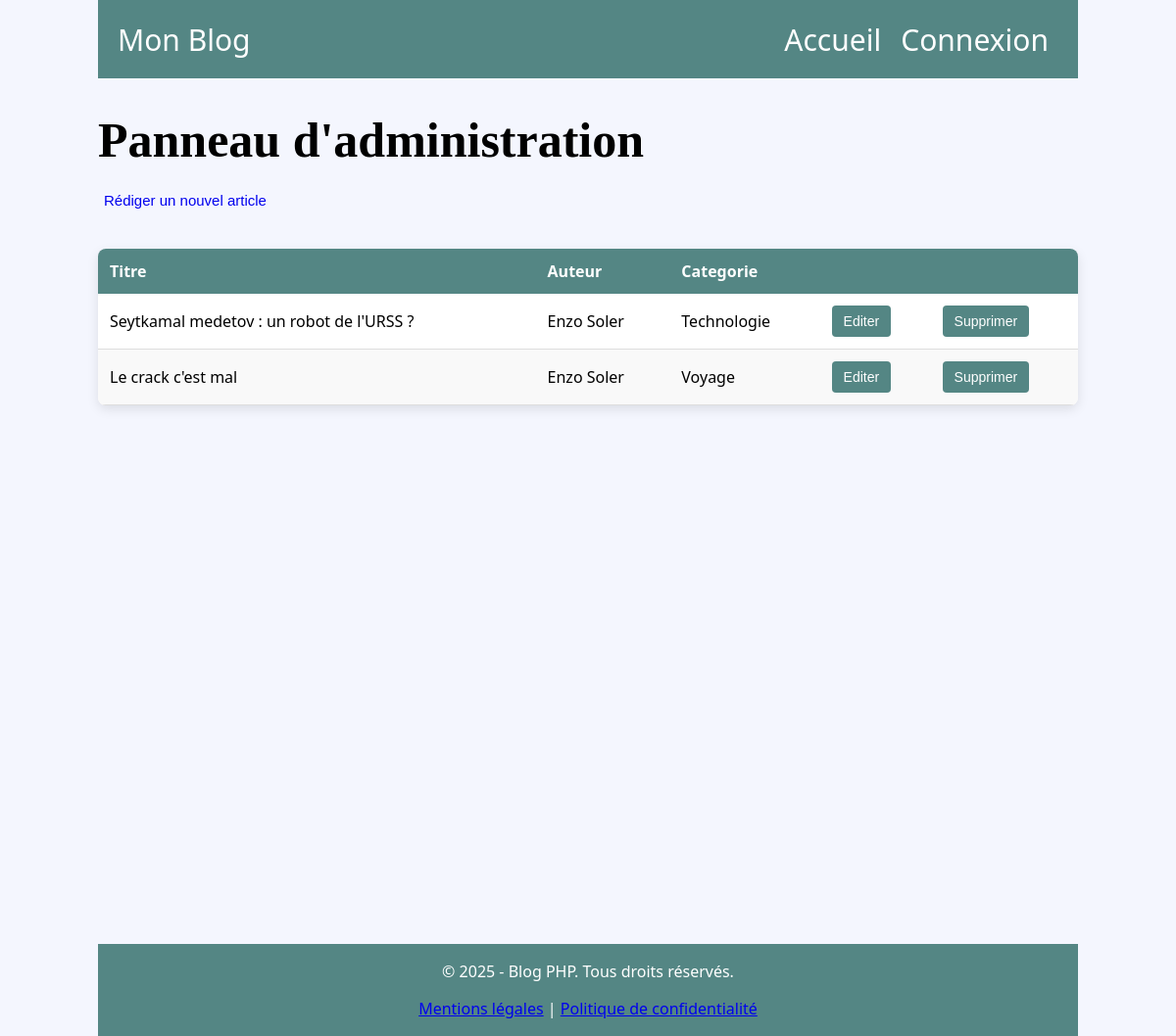
The app's page /admin.php, older data.
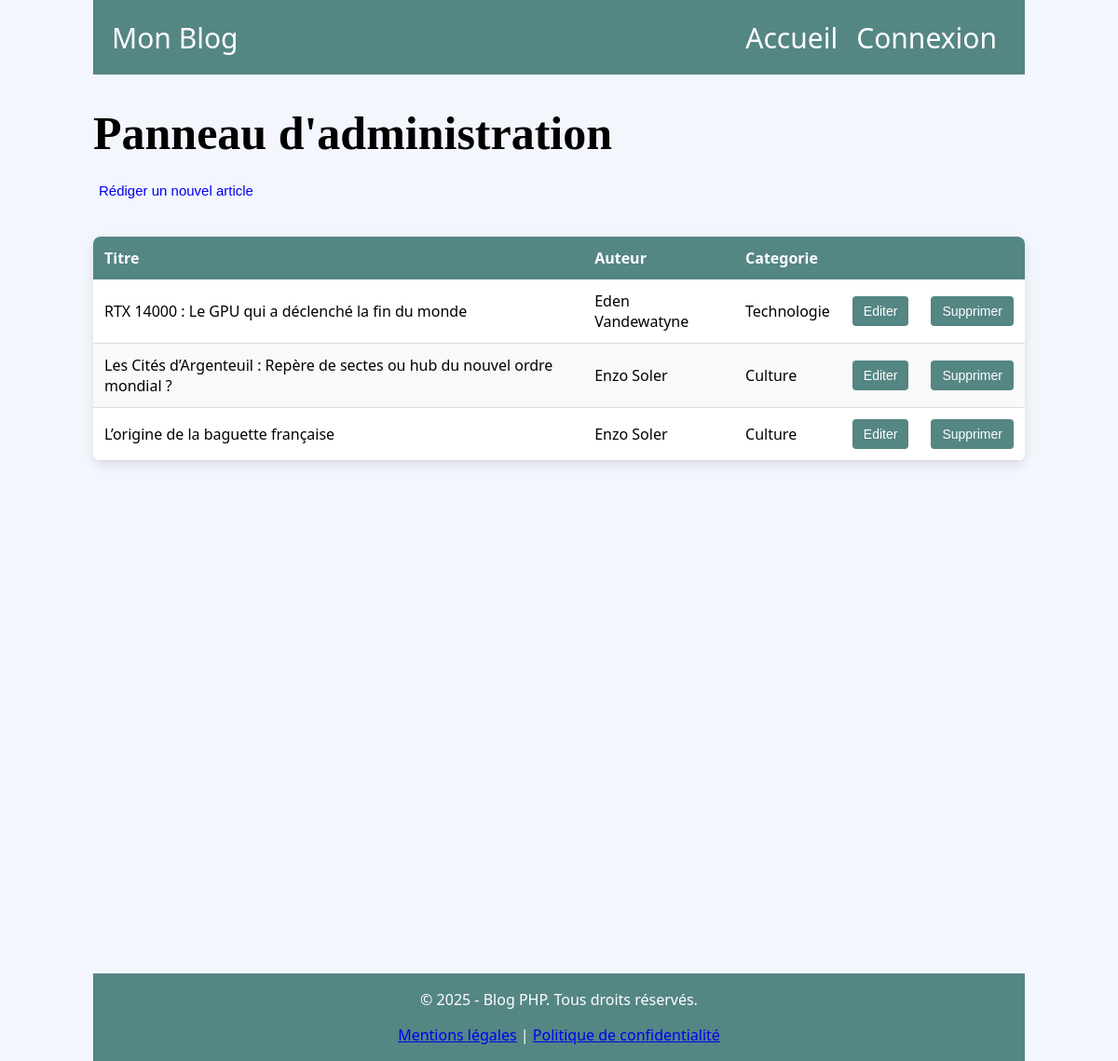
The same page, newer data.
### tables this page shows
CREATE TABLE `posts` (
  `id` int(11) NOT NULL,
  `titre` varchar(255) NOT NULL,
  `contenu` text NOT NULL,
  `date_creation` datetime DEFAULT CURRENT_TIMESTAMP,
  `auteur_id` int(11) DEFAULT NULL,
  `categorie_id` int(11) DEFAULT NULL
);

CREATE TABLE `categories` (
  `id` int(11) NOT NULL,
  `name` varchar(100) NOT NULL
);

### admin.php (the view, shortened to what this page needs)
<html>
    <head>
        <link rel="stylesheet" type="text/css" href="style.css">
    </head>
    <body>
        <?php
            include("include/header.php");
            include("include/basedonnee.php");
        ?>
        <h1>Panneau d'administration</h1>
        <button class="add"><a href="addarticle.php">Rédiger un nouvel article</a></button>
        <table>
            <thead>
                <tr>
                    <th>Titre</th>
                    <th>Auteur</th>
                    <th>Categorie</th>
                    <th></th>
                    <th></th>
                </tr>
            </thead>
            <tbody>
                <?php
                    $sql = "SELECT *, posts.id AS post_id, admin.prenom AS auteur_prenom, admin.nom AS auteur_nom, categories.name AS categorie
                            FROM posts
                            JOIN admin
                                ON posts.auteur_id = admin.id
                            JOIN categories
                                ON posts.categorie_id = categories.id";
                    $query = $pdo->query($sql);
                    $results = $query->fetchAll(PDO::FETCH_ASSOC);
                    foreach ($results as $row) {
                        ?>
                            <tr>
                                <td><?php echo $row["titre"]; ?></td>
                                <td><?php echo $row["auteur_prenom"] ." "   .$row["auteur_nom"]?></td>
                                <td><?php echo $row["categorie"] ?></td>
                                <td><button><a href="edit.php?id=<?php echo $row["post_id"] ?>">Editer</a></button></td>
                                <td><button><a href="delete.php?id=<?php echo $row["post_id"]; ?>">Supprimer</a></button></td>
                            </tr>
                        <?php
                    }
                ?>
            </tbody>
        </table>
    </body>
    <?php
        include("include/footer.php");
    ?>
</html>

### include/header.php (shortened to what this page needs)
<header>
    <nav>
        <p class="blog">Mon Blog</p>
        <ul class="nav-links">
            <li>
                <a href="index.php">Accueil</a>
            </li>
            <li class="menu-admin">
                <?php if (isset($_SESSION["admin_id"])): ?>
                    <a href="admin.php">Admin</a>
                    <a href="logout.php">Déconnexion</a>
                    <p>Connecté en tant que <?= $_SESSION["admin_prenom"] ?> <?= $_SESSION["admin_nom"] ?></p>
                <?php else: ?>
                    <a href="login.php">Connexion</a>
                <?php endif; ?>
            </li>
        </ul>
    </nav>
</header>

### include/footer.php
<footer>
    <p>&copy; <?php echo date("Y"); ?> - Blog PHP. Tous droits réservés.</p>
    <p><a href="#">Mentions légales</a> | <a href="#">Politique de confidentialité</a></p>
</footer>

### style.css (style rules this page uses)
html { font-family: system-ui, -apple-system, BlinkMacSystemFont, 'Segoe UI', Roboto, Oxygen, Ubuntu, Cantarell, 'Open Sans', 'Helvetica Neue', sans-serif; }
body { background-color: #F4F6FE; max-width: 1000px; margin: auto; }
header { background-color: #548684; display: flex; justify-content: space-between; height: 80px; padding: 0 20px; align-items: center; }
nav { display: flex; justify-content: space-between; align-items: center; width: 100%; }
nav ul { display: flex; align-items: center; list-style: none; padding: 0; margin: 0; }
nav ul li { font-size: 30px; margin: 0 10px; }
nav ul li a { color: #FFFFFF; text-decoration: none; }
.blog { font-size: 30px; color: #FFFFFF; text-align: left; flex-shrink: 0; white-space: nowrap; }
body h1 { font-size: 50px; font-family: 'Times New Roman', Times, serif; }
table { width: 100%; border-collapse: collapse; margin-top: 20px; font-size: 16px; background-color: #ffffff; box-shadow: 0 4px 12px rgba(0, 0, 0, 0.1); border-radius: 8px; overflow: hidden; }
table thead { background-color: #548684; color: #ffffff; }
table th { text-align: left; padding: 12px; font-weight: bold; font-size: 16px; }
table tbody tr { border-bottom: 1px solid #dddddd; }
table tbody tr:nth-child(even) { background-color: #f9f9f9; }
table td { padding: 12px; text-align: left; }
table tbody tr td button { background-color: #548684; color: white; border: none; padding: 8px 12px; border-radius: 4px; cursor: pointer; font-size: 14px; }
table tbody tr td button a { text-decoration: none; color: white; }
.add { background-color: #F4F6FE; color: initial; font-size: 15px; border: none; margin-top: -10px; margin-bottom: 20px; }
.add a { text-decoration: none; }
footer { background-color: #548684; margin-top: 550px; color: white; text-align: center; padding: 1px 0; }

Row changes from the older to the newer data that the page shows:
removed posts: titre "Seytkamal medetov : un robot de l'URSS ?", admin.prenom "Enzo", admin.nom "Soler", categorie.name "Technologie"
removed posts: titre "Le crack c'est mal", admin.prenom "Enzo", admin.nom "Soler", categorie.name "Voyage"
added posts: titre "RTX 14000 : Le GPU qui a déclenché la fin du monde", admin.prenom "Eden", admin.nom "Vandewatyne", categorie.name "Technologie"
added posts: titre "Les Cités d’Argenteuil : Repère de sectes ou hub du nouvel ordre mondial ?", admin.prenom "Enzo", admin.nom "Soler", categorie.name "Culture"
added posts: titre "L’origine de la baguette française", admin.prenom "Enzo", admin.nom "Soler", categorie.name "Culture"
